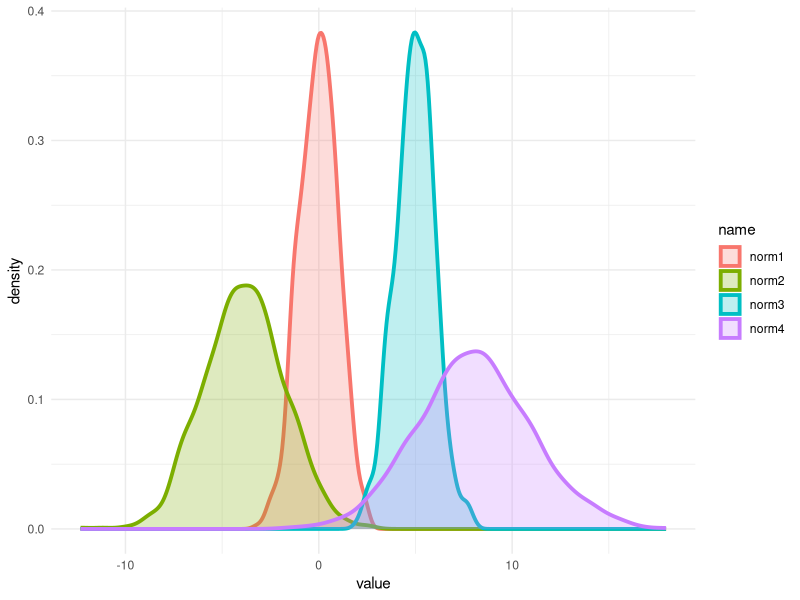
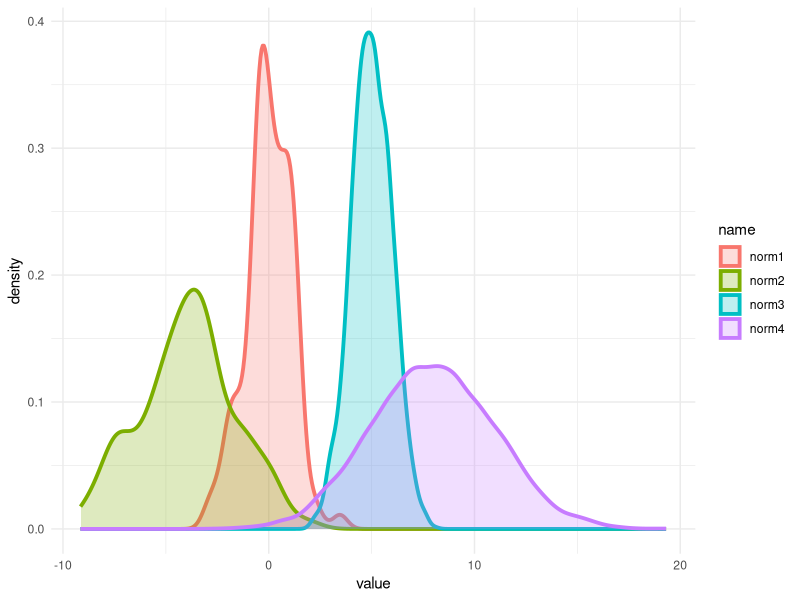
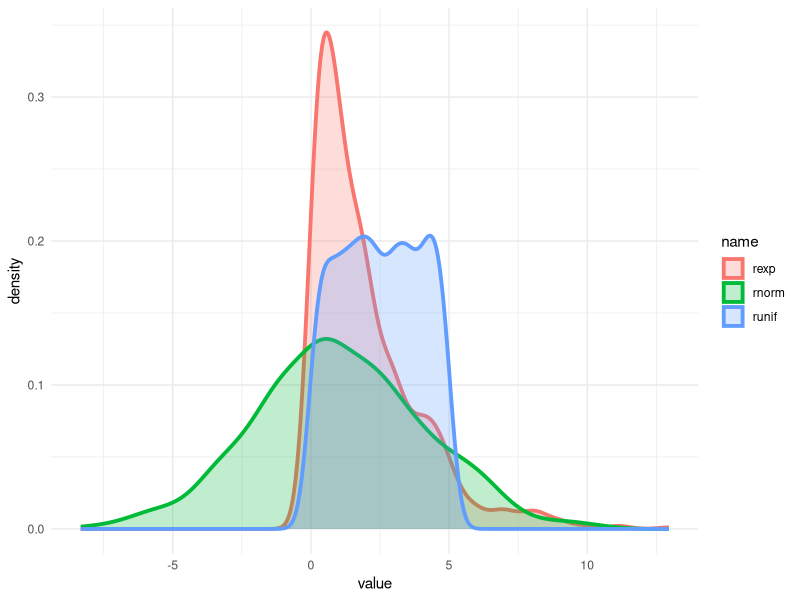

R code for these plots, in order: (Note: this script raises an error after producing the figures.)
# clear work space
rm(list = ls())
graphics.off()

# load libraries
library(tidyverse)

# map2() 

## distribution parameters
mu <- c(0, -4, 5, 8)
sig <- c(1, 2, 1, 3)

data <- map2(.x = mu,
             .y = sig,
             .f = rnorm,
             n = 1000) %>% 
  enframe() %>% 
  mutate(name = paste0("norm", 1:4)) %>% 
  unnest(cols = c(value))

data %>% count(name)

# visualize
data %>% 
  ggplot(aes(x = value,
             color = name,
             fill = name)) +
  geom_density(linewidth = 1.3,
               alpha = 0.25) +
  theme_minimal()


# pmap ()

## distribution parameters
n <- c(100, 100, 1500, 10000)
mu <- c(0, -4, 5, 8)
sig <- c(1, 2, 1, 3)

## put arguments inside of a tibble
args <- tibble(mean = mu,
               sd = sig,
               n = n)

## generate data
data <- args %>% pmap(.l = ., .f = rnorm) %>% 
  enframe() %>% 
  mutate(name = paste0("norm", 1:4)) %>% 
  unnest(cols = c(value))

data %>% count(name)

## visualize
data %>% 
  ggplot(aes(x = value,
             color = name,
             fill = name)) +
  geom_density(linewidth = 1.3,
               alpha = 0.25) +
  theme_minimal()


# invoke_map ()

## arguments
func <- c("rnorm", "runif", "rexp")

par <- list(
  list(mean = 1, sd = 3),
  list(min = 0, max = 5),
  list(rate = 0.5)
)

## generate the data
data <- invoke_map(.f = func, .x = par, n = 1000) %>% 
  enframe() %>% 
  mutate(name = func) %>% 
  unnest(cols = c(value))

data %>% count(name)

## visualize
data %>% 
  ggplot(aes(x = value,
             color = name, 
             fill = name)) +
  geom_density(linewidth = 1.3,
               alpha = 0.25) +
  theme_minimal()


# walk ()

## simple example with print
l <- list(1:3, c(2,4,6))

map(l, print)
walk(l, print)

## exporting plots

## create plots
plot <- mpg %>% 
  split(.$manufacturer) %>% 
  map(~ggplot(., aes(x = displ, y = hwy)) + 
        geom_point() + 
        ggtitle(paste0(.$manufacturer)))

## create directory for plot
path <- "./data/pwalk_plots"

if(!dir.exists(path)){
  dir.create(path)
}

## export plots
list(str_c(path, "/", names(plot), ".pdf"), plot) %>% 
  pwalk(., ggsave)
